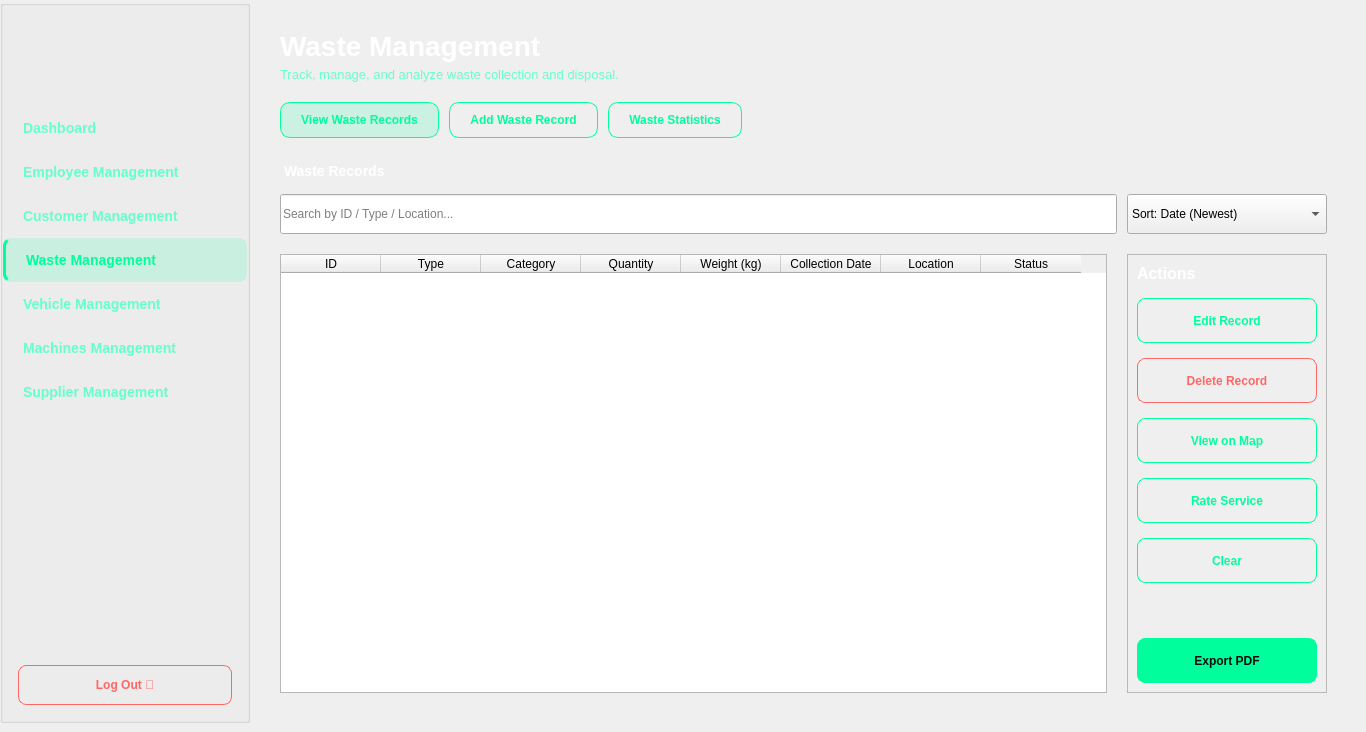
    <widget class="QWidget" name="wastemanagement">
     <widget class="QGroupBox" name="sidebarGroup_2">
      <property name="geometry">
       <rect>
        <x>0</x>
        <y>0</y>
        <width>250</width>
        <height>723</height>
       </rect>
      </property>
      <property name="minimumSize">
       <size>
        <width>250</width>
        <height>0</height>
       </size>
      </property>
      <property name="maximumSize">
       <size>
        <width>250</width>
        <height>16777215</height>
       </size>
      </property>
      <property name="title">
       <string/>
      </property>
      <layout class="QVBoxLayout" name="sidebarLayout_2">
       <property name="spacing">
        <number>0</number>
       </property>
       <property name="leftMargin">
        <number>0</number>
       </property>
       <property name="topMargin">
        <number>0</number>
       </property>
       <property name="rightMargin">
        <number>0</number>
       </property>
       <property name="bottomMargin">
        <number>0</number>
       </property>
       <item>
        <layout class="QHBoxLayout" name="logoContainerLayout_2">
         <item>
          <spacer name="horizontalSpacer_logoLeft_2">
           <property name="orientation">
            <enum>Qt::Orientation::Horizontal</enum>
           </property>
           <property name="sizeHint" stdset="0">
            <size>
             <width>0</width>
             <height>0</height>
            </size>
           </property>
          </spacer>
         </item>
         <item>
          <spacer name="horizontalSpacer_logoRight_2">
           <property name="orientation">
            <enum>Qt::Orientation::Horizontal</enum>
           </property>
           <property name="sizeHint" stdset="0">
            <size>
             <width>0</width>
             <height>0</height>
            </size>
           </property>
          </spacer>
         </item>
        </layout>
       </item>
       <item>
        <widget class="QLabel" name="sidebarLogo_7">
         <property name="minimumSize">
          <size>
           <width>0</width>
           <height>100</height>
          </size>
         </property>
         <property name="maximumSize">
          <size>
           <width>16777215</width>
           <height>100</height>
          </size>
         </property>
         <property name="text">
          <string/>
         </property>
         <property name="pixmap">
          <pixmap>:/image/images/logo.png</pixmap>
         </property>
         <property name="scaledContents">
          <bool>false</bool>
         </property>
         <property name="alignment">
          <set>Qt::AlignmentFlag::AlignCenter</set>
         </property>
        </widget>
       </item>
       <item>
        <widget class="QPushButton" name="btnDashboard">
         <property name="styleSheet">
          <string notr="true">QPushButton {
    background-color: transparent;
    border: none;
    border-radius: 8px;
    padding: 14px 20px;
    color: #66ffcc;
    text-align: left;
    font-size: 14px;
    font-weight: 500;
}

QPushButton:hover {
    background-color: rgba(0, 255, 156, 0.1);
    color: #00ff9c;
}</string>
         </property>
         <property name="text">
          <string>Dashboard</string>
         </property>
        </widget>
       </item>
       <item>
        <widget class="QPushButton" name="btnEmployee">
         <property name="styleSheet">
          <string notr="true">QPushButton {
    background-color: transparent;
    border: none;
    border-radius: 8px;
    padding: 14px 20px;
    color: #66ffcc;
    text-align: left;
    font-size: 14px;
    font-weight: 500;
}

QPushButton:hover {
    background-color: rgba(0, 255, 156, 0.1);
    color: #00ff9c;
}</string>
         </property>
         <property name="text">
          <string>Employee Management</string>
         </property>
        </widget>
       </item>
       <item>
        <widget class="QPushButton" name="btnCustomer">
         <property name="styleSheet">
          <string notr="true">QPushButton {
    background-color: transparent;
    border: none;
    border-radius: 8px;
    padding: 14px 20px;
    color: #66ffcc;
    text-align: left;
    font-size: 14px;
    font-weight: 500;
}

QPushButton:hover {
    background-color: rgba(0, 255, 156, 0.1);
    color: #00ff9c;
}</string>
         </property>
         <property name="text">
          <string>Customer Management</string>
         </property>
        </widget>
       </item>
       <item>
        <widget class="QPushButton" name="btnWaste">
         <property name="styleSheet">
          <string notr="true">QPushButton {
    background-color: rgba(0, 255, 156, 0.15);
    border: none;
    border-radius: 8px;
    padding: 14px 20px;
    color: #00ff9c;
    text-align: left;
    font-size: 14px;
    font-weight: 600;
    border-left: 3px solid #00ff9c;
}</string>
         </property>
         <property name="text">
          <string>Waste Management</string>
         </property>
        </widget>
       </item>
       <item>
        <widget class="QPushButton" name="btnVehicle">
         <property name="styleSheet">
          <string notr="true">QPushButton {
    background-color: transparent;
    border: none;
    border-radius: 8px;
    padding: 14px 20px;
    color: #66ffcc;
    text-align: left;
    font-size: 14px;
    font-weight: 500;
}

QPushButton:hover {
    background-color: rgba(0, 255, 156, 0.1);
    color: #00ff9c;
}</string>
         </property>
         <property name="text">
          <string>Vehicle Management</string>
         </property>
        </widget>
       </item>
       <item>
        <widget class="QPushButton" name="btnMachines">
         <property name="styleSheet">
          <string notr="true">QPushButton {
    background-color: transparent;
    border: none;
    border-radius: 8px;
    padding: 14px 20px;
    color: #66ffcc;
    text-align: left;
    font-size: 14px;
    font-weight: 500;
}

QPushButton:hover {
    background-color: rgba(0, 255, 156, 0.1);
    color: #00ff9c;
}</string>
         </property>
         <property name="text">
          <string>Machines Management</string>
         </property>
        </widget>
       </item>
       <item>
        <widget class="QPushButton" name="btnSupplier">
         <property name="styleSheet">
          <string notr="true">QPushButton {
    background-color: transparent;
    border: none;
    border-radius: 8px;
    padding: 14px 20px;
    color: #66ffcc;
    text-align: left;
    font-size: 14px;
    font-weight: 500;
}

QPushButton:hover {
    background-color: rgba(0, 255, 156, 0.1);
    color: #00ff9c;
}</string>
         </property>
         <property name="text">
          <string>Supplier Management</string>
         </property>
        </widget>
       </item>
       <item>
        <spacer name="verticalSpacer_2">
         <property name="orientation">
          <enum>Qt::Orientation::Vertical</enum>
         </property>
         <property name="sizeHint" stdset="0">
          <size>
           <width>20</width>
           <height>40</height>
          </size>
         </property>
        </spacer>
       </item>
       <item>
        <widget class="QPushButton" name="btnLogout">
         <property name="styleSheet">
          <string notr="true">QPushButton {
    background-color: transparent;
    border: 1px solid #ff6666;
    border-radius: 8px;
    padding: 12px 20px;
    color: #ff6666;
    font-weight: 600;
    margin: 0px 15px 15px 15px;
}

QPushButton:hover {
    background-color: rgba(255, 102, 102, 0.1);
}</string>
         </property>
         <property name="text">
          <string>Log Out 🚪</string>
         </property>
        </widget>
       </item>
      </layout>
     </widget>
     <widget class="QWidget" name="mainContentWidget" native="true">
      <property name="geometry">
       <rect>
        <x>250</x>
        <y>0</y>
        <width>1107</width>
        <height>723</height>
       </rect>
      </property>
      <layout class="QVBoxLayout" name="mainContentLayout">
       <property name="spacing">
        <number>20</number>
       </property>
       <property name="leftMargin">
        <number>30</number>
       </property>
       <property name="topMargin">
        <number>30</number>
       </property>
       <property name="rightMargin">
        <number>30</number>
       </property>
       <property name="bottomMargin">
        <number>30</number>
       </property>
       <item>
        <layout class="QHBoxLayout" name="headerLayout">
         <item>
          <layout class="QVBoxLayout" name="titleLayout">
           <property name="spacing">
            <number>5</number>
           </property>
           <item>
            <widget class="QLabel" name="pageTitle">
             <property name="styleSheet">
              <string notr="true">QLabel {
    font-size: 28px;
    font-weight: 700;
    color: #ffffff;
    background: transparent;
    border: none;
}</string>
             </property>
             <property name="text">
              <string>Waste Management</string>
             </property>
            </widget>
           </item>
           <item>
            <widget class="QLabel" name="pageSubtitle">
             <property name="styleSheet">
              <string notr="true">QLabel {
    font-size: 13px;
    font-weight: 400;
    color: #66ffcc;
    background: transparent;
    border: none;
}</string>
             </property>
             <property name="text">
              <string>Track, manage, and analyze waste collection and disposal.</string>
             </property>
            </widget>
           </item>
          </layout>
         </item>
         <item>
          <spacer name="horizontalSpacer">
           <property name="orientation">
            <enum>Qt::Orientation::Horizontal</enum>
           </property>
           <property name="sizeHint" stdset="0">
            <size>
             <width>40</width>
             <height>20</height>
            </size>
           </property>
          </spacer>
         </item>
        </layout>
       </item>
       <item>
        <layout class="QHBoxLayout" name="topActionsLayout">
         <property name="spacing">
          <number>10</number>
         </property>
         <item>
          <widget class="QPushButton" name="btnViewWaste">
           <property name="styleSheet">
            <string notr="true">QPushButton {
    background-color: rgba(0, 255, 156, 0.15);
    border: 1px solid #00ff9c;
    border-radius: 10px;
    padding: 10px 20px;
    color: #00ff9c;
    font-weight: 600;
}</string>
           </property>
           <property name="text">
            <string>View Waste Records</string>
           </property>
          </widget>
         </item>
         <item>
          <widget class="QPushButton" name="btnAddWaste">
           <property name="styleSheet">
            <string notr="true">QPushButton {
    background-color: transparent;
    border: 1px solid #00ff9c;
    border-radius: 10px;
    padding: 10px 20px;
    color: #00ff9c;
    font-weight: 600;
}

QPushButton:hover {
    background-color: rgba(0, 255, 156, 0.1);
}</string>
           </property>
           <property name="text">
            <string>Add Waste Record</string>
           </property>
          </widget>
         </item>
         <item>
          <widget class="QPushButton" name="btnWasteStats">
           <property name="styleSheet">
            <string notr="true">QPushButton {
    background-color: transparent;
    border: 1px solid #00ff9c;
    border-radius: 10px;
    padding: 10px 20px;
    color: #00ff9c;
    font-weight: 600;
}

QPushButton:hover {
    background-color: rgba(0, 255, 156, 0.1);
}</string>
           </property>
           <property name="text">
            <string>Waste Statistics</string>
           </property>
          </widget>
         </item>
         <item>
          <spacer name="horizontalSpacer_2">
           <property name="orientation">
            <enum>Qt::Orientation::Horizontal</enum>
           </property>
           <property name="sizeHint" stdset="0">
            <size>
             <width>40</width>
             <height>20</height>
            </size>
           </property>
          </spacer>
         </item>
        </layout>
       </item>
       <item>
        <widget class="QWidget" name="searchFilterWidget" native="true">
         <layout class="QVBoxLayout" name="searchFilterLayout">
          <property name="spacing">
           <number>10</number>
          </property>
          <property name="leftMargin">
           <number>0</number>
          </property>
          <property name="topMargin">
           <number>0</number>
          </property>
          <property name="rightMargin">
           <number>0</number>
          </property>
          <property name="bottomMargin">
           <number>0</number>
          </property>
          <item>
           <widget class="QLabel" name="lblWasteList">
            <property name="styleSheet">
             <string notr="true">QLabel {
    font-size: 14px;
    font-weight: 600;
    color: #ffffff;
    background: transparent;
    border: none;
    padding: 5px 0px;
}</string>
            </property>
            <property name="text">
             <string>Waste Records</string>
            </property>
           </widget>
          </item>
          <item>
           <layout class="QHBoxLayout" name="searchLayout">
            <property name="spacing">
             <number>10</number>
            </property>
            <item>
             <widget class="QLineEdit" name="searchBox">
              <property name="minimumSize">
               <size>
                <width>0</width>
                <height>40</height>
               </size>
              </property>
              <property name="placeholderText">
               <string>Search by ID / Type / Location...</string>
              </property>
             </widget>
            </item>
            <item>
             <widget class="QComboBox" name="sortComboBox">
              <property name="minimumSize">
               <size>
                <width>200</width>
                <height>40</height>
               </size>
              </property>
              <property name="maximumSize">
               <size>
                <width>250</width>
                <height>16777215</height>
               </size>
              </property>
              <item>
               <property name="text">
                <string>Sort: Date (Newest)</string>
               </property>
              </item>
              <item>
               <property name="text">
                <string>Sort: Type</string>
               </property>
              </item>
              <item>
               <property name="text">
                <string>Sort: Location</string>
               </property>
              </item>
              <item>
               <property name="text">
                <string>Sort: Status</string>
               </property>
              </item>
             </widget>
            </item>
           </layout>
          </item>
         </layout>
        </widget>
       </item>
       <item>
        <layout class="QHBoxLayout" name="tableActionsLayout">
         <property name="spacing">
          <number>20</number>
         </property>
         <item>
          <widget class="QTableWidget" name="wasteTable">
           <property name="sizePolicy">
            <sizepolicy hsizetype="Expanding" vsizetype="Expanding">
             <horstretch>0</horstretch>
             <verstretch>0</verstretch>
            </sizepolicy>
           </property>
           <property name="minimumSize">
            <size>
             <width>600</width>
             <height>0</height>
            </size>
           </property>
           <property name="selectionMode">
            <enum>QAbstractItemView::SelectionMode::SingleSelection</enum>
           </property>
           <property name="selectionBehavior">
            <enum>QAbstractItemView::SelectionBehavior::SelectRows</enum>
           </property>
           <column>
            <property name="text">
             <string>ID</string>
            </property>
           </column>
           <column>
            <property name="text">
             <string>Type</string>
            </property>
           </column>
           <column>
            <property name="text">
             <string>Category</string>
            </property>
           </column>
           <column>
            <property name="text">
             <string>Quantity</string>
            </property>
           </column>
           <column>
            <property name="text">
             <string>Weight (kg)</string>
            </property>
           </column>
           <column>
            <property name="text">
             <string>Collection Date</string>
            </property>
           </column>
           <column>
            <property name="text">
             <string>Location</string>
            </property>
           </column>
           <column>
            <property name="text">
             <string>Status</string>
            </property>
           </column>
          </widget>
         </item>
         <item>
          <widget class="QFrame" name="actionsPanel">
           <property name="sizePolicy">
            <sizepolicy hsizetype="Fixed" vsizetype="Preferred">
             <horstretch>0</horstretch>
             <verstretch>0</verstretch>
            </sizepolicy>
           </property>
           <property name="minimumSize">
            <size>
             <width>200</width>
             <height>0</height>
            </size>
           </property>
           <property name="maximumSize">
            <size>
             <width>220</width>
             <height>16777215</height>
            </size>
           </property>
           <property name="frameShape">
            <enum>QFrame::Shape::StyledPanel</enum>
           </property>
           <property name="frameShadow">
            <enum>QFrame::Shadow::Raised</enum>
           </property>
           <layout class="QVBoxLayout" name="actionsPanelLayout">
            <property name="spacing">
             <number>15</number>
            </property>
            <item>
             <widget class="QLabel" name="lblActions">
              <property name="styleSheet">
               <string notr="true">QLabel {
    font-size: 16px;
    font-weight: 600;
    color: #ffffff;
    background: transparent;
    border: none;
    padding: 0px;
}</string>
              </property>
              <property name="text">
               <string>Actions</string>
              </property>
             </widget>
            </item>
            <item>
             <widget class="QPushButton" name="btnEditWaste">
              <property name="minimumSize">
               <size>
                <width>0</width>
                <height>45</height>
               </size>
              </property>
              <property name="styleSheet">
               <string notr="true">QPushButton {
    background-color: transparent;
    border: 1px solid #00ff9c;
    border-radius: 8px;
    padding: 12px 15px;
    color: #00ff9c;
    font-weight: 500;
    text-align: center;
}

QPushButton:hover {
    background-color: rgba(0, 255, 156, 0.1);
    border: 1px solid #33ffcc;
}</string>
              </property>
              <property name="text">
               <string>Edit Record</string>
              </property>
             </widget>
            </item>
            <item>
             <widget class="QPushButton" name="btnDeleteWaste">
              <property name="minimumSize">
               <size>
                <width>0</width>
                <height>45</height>
               </size>
              </property>
              <property name="styleSheet">
               <string notr="true">QPushButton {
    background-color: transparent;
    border: 1px solid #ff6666;
    border-radius: 8px;
    padding: 12px 15px;
    color: #ff6666;
    font-weight: 500;
}

QPushButton:hover {
    background-color: rgba(255, 102, 102, 0.1);
}</string>
              </property>
              <property name="text">
               <string>Delete Record</string>
              </property>
             </widget>
            </item>
            <item>
             <widget class="QPushButton" name="btnViewMaps">
              <property name="minimumSize">
               <size>
                <width>0</width>
                <height>45</height>
               </size>
              </property>
              <property name="styleSheet">
               <string notr="true">QPushButton {
    background-color: transparent;
    border: 1px solid #00ff9c;
    border-radius: 8px;
    padding: 12px 15px;
    color: #00ff9c;
    font-weight: 500;
    text-align: center;
}

QPushButton:hover {
    background-color: rgba(0, 255, 156, 0.1);
    border: 1px solid #33ffcc;
}</string>
              </property>
              <property name="text">
               <string>View on Map</string>
              </property>
             </widget>
            </item>
            <item>
             <widget class="QPushButton" name="btnRate">
              <property name="minimumSize">
               <size>
                <width>0</width>
                <height>45</height>
               </size>
              </property>
              <property name="styleSheet">
               <string notr="true">QPushButton {
    background-color: transparent;
    border: 1px solid #00ff9c;
    border-radius: 8px;
    padding: 12px 15px;
    color: #00ff9c;
    font-weight: 500;
    text-align: center;
}

QPushButton:hover {
    background-color: rgba(0, 255, 156, 0.1);
    border: 1px solid #33ffcc;
}</string>
              </property>
              <property name="text">
               <string>Rate Service</string>
              </property>
             </widget>
            </item>
            <item>
             <widget class="QPushButton" name="btnClearSelection">
              <property name="minimumSize">
               <size>
                <width>0</width>
                <height>45</height>
               </size>
              </property>
              <property name="styleSheet">
               <string notr="true">QPushButton {
    background-color: transparent;
    border: 1px solid #00ff9c;
    border-radius: 8px;
    padding: 12px 15px;
    color: #00ff9c;
    font-weight: 500;
    text-align: center;
}

QPushButton:hover {
    background-color: rgba(0, 255, 156, 0.1);
    border: 1px solid #33ffcc;
}</string>
              </property>
              <property name="text">
               <string>Clear</string>
              </property>
             </widget>
            </item>
            <item>
             <spacer name="verticalSpacer_3">
              <property name="orientation">
               <enum>Qt::Orientation::Vertical</enum>
              </property>
              <property name="sizeHint" stdset="0">
               <size>
                <width>20</width>
                <height>40</height>
               </size>
              </property>
             </spacer>
            </item>
            <item>
             <widget class="QPushButton" name="btnExportPDF">
              <property name="minimumSize">
               <size>
                <width>0</width>
                <height>45</height>
               </size>
              </property>
              <property name="styleSheet">
               <string notr="true">QPushButton {
    background-color: #00ff9c;
    border: 1px solid #00ff9c;
    border-radius: 8px;
    padding: 12px 15px;
    color: #050d0a;
    font-weight: 600;
}

QPushButton:hover {
    background-color: #33ffcc;
}</string>
              </property>
              <property name="text">
               <string>Export PDF</string>
              </property>
             </widget>
            </item>
           </layout>
          </widget>
         </item>
        </layout>
       </item>
      </layout>
     </widget>
    </widget>
